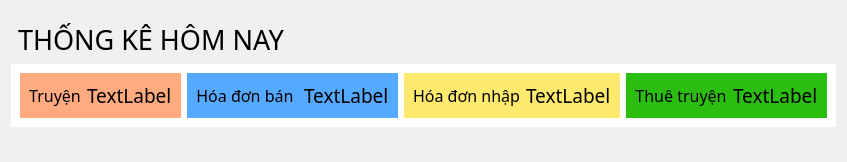
     <widget class="QWidget" name="main" native="true">
      <property name="styleSheet">
       <string notr="true">background-color: rgb(240, 240, 240);
color: rgb(0, 0, 0);</string>
      </property>
      <layout class="QVBoxLayout" name="verticalLayout_7">
       <item>
        <layout class="QVBoxLayout" name="verticalLayout_11">
         <item>
          <widget class="QLabel" name="label_3">
           <property name="sizePolicy">
            <sizepolicy hsizetype="Fixed" vsizetype="Fixed">
             <horstretch>0</horstretch>
             <verstretch>0</verstretch>
            </sizepolicy>
           </property>
           <property name="font">
            <font>
             <family>Bahnschrift</family>
             <pointsize>20</pointsize>
            </font>
           </property>
           <property name="styleSheet">
            <string notr="true">padding-top: 10px;</string>
           </property>
           <property name="text">
            <string>THỐNG KÊ HÔM NAY</string>
           </property>
          </widget>
         </item>
         <item>
          <widget class="QWidget" name="widget" native="true">
           <property name="sizePolicy">
            <sizepolicy hsizetype="Minimum" vsizetype="Maximum">
             <horstretch>0</horstretch>
             <verstretch>0</verstretch>
            </sizepolicy>
           </property>
           <property name="minimumSize">
            <size>
             <width>0</width>
             <height>35</height>
            </size>
           </property>
           <property name="maximumSize">
            <size>
             <width>16777215</width>
             <height>100</height>
            </size>
           </property>
           <property name="styleSheet">
            <string notr="true">background-color: rgb(255, 255, 255);
color: rgb(0, 0, 0);</string>
           </property>
           <layout class="QHBoxLayout" name="horizontalLayout_9">
            <item>
             <widget class="QWidget" name="widget_4" native="true">
              <property name="styleSheet">
               <string notr="true">QPushButton{
border:none;
	background-color: rgb(255, 170, 127);
}
QWidget{
background-color: rgb(255, 170, 127);
}
</string>
              </property>
              <layout class="QHBoxLayout" name="horizontalLayout_5">
               <item>
                <widget class="QPushButton" name="pushButton">
                 <property name="font">
                  <font>
                   <family>Bahnschrift</family>
                   <pointsize>12</pointsize>
                  </font>
                 </property>
                 <property name="text">
                  <string>Truyện</string>
                 </property>
                 <property name="icon">
                  <iconset resource="new_resource.qrc">
                   <normaloff>:/newPrefix/icons/books.png</normaloff>:/newPrefix/icons/books.png</iconset>
                 </property>
                 <property name="iconSize">
                  <size>
                   <width>30</width>
                   <height>30</height>
                  </size>
                 </property>
                </widget>
               </item>
               <item>
                <widget class="QLabel" name="label_5">
                 <property name="font">
                  <font>
                   <family>Bahnschrift</family>
                   <pointsize>14</pointsize>
                  </font>
                 </property>
                 <property name="text">
                  <string>TextLabel</string>
                 </property>
                </widget>
               </item>
              </layout>
             </widget>
            </item>
            <item>
             <widget class="QWidget" name="widget_5" native="true">
              <property name="styleSheet">
               <string notr="true">QPushButton{
border:none;
	background-color: rgb(255, 170, 127);
}
QWidget{
background-color: rgb(85, 170, 255);
}
</string>
              </property>
              <layout class="QHBoxLayout" name="horizontalLayout_6">
               <item>
                <widget class="QPushButton" name="pushButton_2">
                 <property name="font">
                  <font>
                   <family>Bahnschrift</family>
                   <pointsize>12</pointsize>
                  </font>
                 </property>
                 <property name="text">
                  <string>Hóa đơn bán </string>
                 </property>
                 <property name="icon">
                  <iconset resource="new_resource.qrc">
                   <normaloff>:/newPrefix/icons/bill (3).png</normaloff>:/newPrefix/icons/bill (3).png</iconset>
                 </property>
                 <property name="iconSize">
                  <size>
                   <width>30</width>
                   <height>30</height>
                  </size>
                 </property>
                </widget>
               </item>
               <item>
                <widget class="QLabel" name="label_6">
                 <property name="font">
                  <font>
                   <family>Bahnschrift</family>
                   <pointsize>14</pointsize>
                  </font>
                 </property>
                 <property name="text">
                  <string>TextLabel</string>
                 </property>
                </widget>
               </item>
              </layout>
             </widget>
            </item>
            <item>
             <widget class="QWidget" name="widget_6" native="true">
              <property name="styleSheet">
               <string notr="true">QPushButton{
border:none;
	
}
QWidget{
background-color: rgb(255, 234, 110);
}
</string>
              </property>
              <layout class="QHBoxLayout" name="horizontalLayout_7">
               <item>
                <widget class="QPushButton" name="pushButton_3">
                 <property name="font">
                  <font>
                   <family>Bahnschrift</family>
                   <pointsize>12</pointsize>
                  </font>
                 </property>
                 <property name="text">
                  <string>Hóa đơn nhập</string>
                 </property>
                 <property name="icon">
                  <iconset resource="new_resource.qrc">
                   <normaloff>:/newPrefix/icons/invoice.png</normaloff>:/newPrefix/icons/invoice.png</iconset>
                 </property>
                 <property name="iconSize">
                  <size>
                   <width>30</width>
                   <height>30</height>
                  </size>
                 </property>
                </widget>
               </item>
               <item>
                <widget class="QLabel" name="label_7">
                 <property name="font">
                  <font>
                   <family>Bahnschrift</family>
                   <pointsize>14</pointsize>
                  </font>
                 </property>
                 <property name="text">
                  <string>TextLabel</string>
                 </property>
                </widget>
               </item>
              </layout>
             </widget>
            </item>
            <item>
             <widget class="QWidget" name="widget_7" native="true">
              <property name="styleSheet">
               <string notr="true">QPushButton{
border:none;
	
}
QWidget{
background-color: rgb(43, 190, 17);
}
</string>
              </property>
              <layout class="QHBoxLayout" name="horizontalLayout_8">
               <item>
                <widget class="QPushButton" name="pushButton_4">
                 <property name="font">
                  <font>
                   <family>Bahnschrift</family>
                   <pointsize>12</pointsize>
                  </font>
                 </property>
                 <property name="text">
                  <string>Thuê truyện</string>
                 </property>
                 <property name="icon">
                  <iconset resource="new_resource.qrc">
                   <normaloff>:/newPrefix/icons/reading-book.png</normaloff>:/newPrefix/icons/reading-book.png</iconset>
                 </property>
                 <property name="iconSize">
                  <size>
                   <width>30</width>
                   <height>30</height>
                  </size>
                 </property>
                </widget>
               </item>
               <item>
                <widget class="QLabel" name="label_8">
                 <property name="font">
                  <font>
                   <family>Bahnschrift</family>
                   <pointsize>14</pointsize>
                  </font>
                 </property>
                 <property name="text">
                  <string>TextLabel</string>
                 </property>
                </widget>
               </item>
              </layout>
             </widget>
            </item>
           </layout>
          </widget>
         </item>
         <item>
          <widget class="QWidget" name="dothi" native="true">
           <property name="styleSheet">
            <string notr="true">color: rgb(0, 0, 0);</string>
           </property>
           <layout class="QVBoxLayout" name="verticalLayout_10">
            <item>
             <layout class="QVBoxLayout" name="verticalLayout_9"/>
            </item>
           </layout>
          </widget>
         </item>
        </layout>
       </item>
      </layout>
     </widget>
